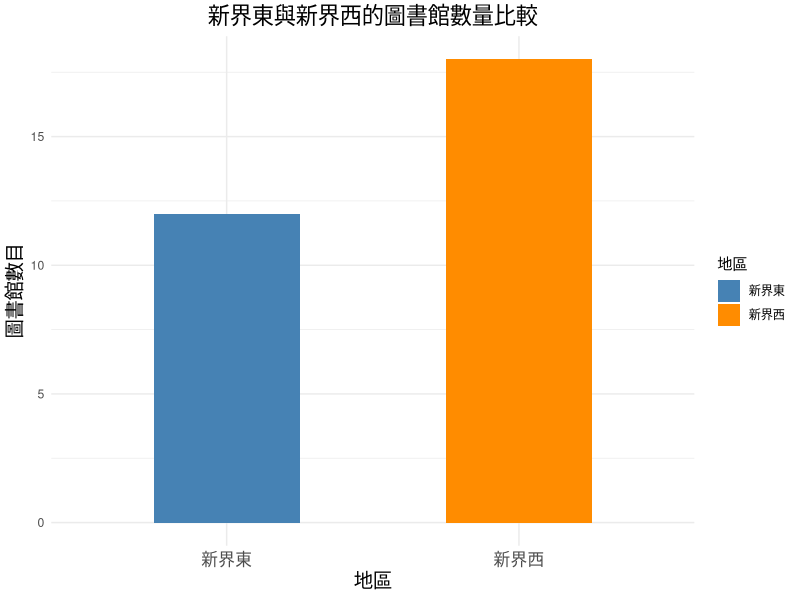

The R source for this figure:
# 加載必要的庫
library(dplyr)
library(ggplot2)

# 定義圖書館數據
data <- data.frame(
  區域 = c("葵青區", "荃灣區", "屯門區", "元朗區", "北區", "大埔區", "沙田區", "西貢區", "離島區"),
  圖書館數目 = c(3, 2, 3, 3, 4, 1, 4, 3, 7)
)

# 定義新界東和新界西的區域
new_territories_east <- c("北區", "大埔區", "沙田區", "西貢區")
new_territories_west <- c("葵青區", "荃灣區", "屯門區", "元朗區", "離島區")

# 添加一列，標註每個區域是否屬於新界東或新界西
data <- data %>%
  mutate(
    地區 = case_when(
      區域 %in% new_territories_east ~ "新界東",
      區域 %in% new_territories_west ~ "新界西",
      TRUE ~ "其他"
    )
  )

# 計算新界東和新界西的圖書館數量
result <- data %>%
  group_by(地區) %>%
  summarise(
    總圖書館數目 = sum(圖書館數目)
  )

# 繪製柱狀圖
ggplot(result, aes(x = 地區, y = 總圖書館數目, fill = 地區)) +
  geom_bar(stat = "identity", width = 0.5) +
  labs(title = "新界東與新界西的圖書館數量比較",
       x = "地區",
       y = "圖書館數目") +
  theme_minimal() +
  scale_fill_manual(values = c("新界東" = "steelblue", "新界西" = "darkorange")) +
  theme(axis.text.x = element_text(size = 12),
        axis.title = element_text(size = 14),
        plot.title = element_text(size = 16, hjust = 0.5))